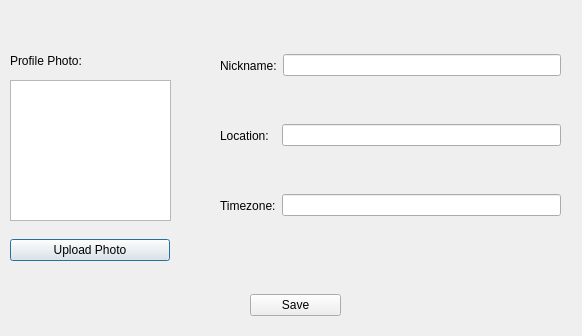
<?xml version="1.0" encoding="UTF-8"?>
<ui version="4.0">
 <class>UserProfileDialog</class>
 <widget class="QDialog" name="UserProfileDialog">
  <property name="geometry">
   <rect>
    <x>0</x>
    <y>0</y>
    <width>582</width>
    <height>336</height>
   </rect>
  </property>
  <property name="minimumSize">
   <size>
    <width>582</width>
    <height>336</height>
   </size>
  </property>
  <property name="maximumSize">
   <size>
    <width>582</width>
    <height>336</height>
   </size>
  </property>
  <property name="windowTitle">
   <string>Dialog</string>
  </property>
  <widget class="QWidget" name="horizontalLayoutWidget_2">
   <property name="geometry">
    <rect>
     <x>220</x>
     <y>190</y>
     <width>341</width>
     <height>31</height>
    </rect>
   </property>
   <layout class="QHBoxLayout" name="horizontalLayout_2">
    <item>
     <widget class="QLabel" name="timezoneLabel">
      <property name="text">
       <string>Timezone:</string>
      </property>
     </widget>
    </item>
    <item>
     <widget class="QLineEdit" name="timezoneEdit"/>
    </item>
   </layout>
  </widget>
  <widget class="QWidget" name="verticalLayoutWidget">
   <property name="geometry">
    <rect>
     <x>10</x>
     <y>80</y>
     <width>161</width>
     <height>141</height>
    </rect>
   </property>
   <layout class="QVBoxLayout" name="verticalLayout">
    <item>
     <widget class="QGraphicsView" name="photoDisplay"/>
    </item>
   </layout>
  </widget>
  <widget class="QWidget" name="horizontalLayoutWidget">
   <property name="geometry">
    <rect>
     <x>220</x>
     <y>50</y>
     <width>341</width>
     <height>31</height>
    </rect>
   </property>
   <layout class="QHBoxLayout" name="horizontalLayout">
    <item>
     <widget class="QLabel" name="nicknameLable">
      <property name="text">
       <string>Nickname:</string>
      </property>
     </widget>
    </item>
    <item>
     <widget class="QLineEdit" name="nicknameEdit"/>
    </item>
   </layout>
  </widget>
  <widget class="QWidget" name="horizontalLayoutWidget_3">
   <property name="geometry">
    <rect>
     <x>220</x>
     <y>120</y>
     <width>341</width>
     <height>31</height>
    </rect>
   </property>
   <layout class="QHBoxLayout" name="horizontalLayout_3">
    <item>
     <widget class="QLabel" name="locationLabel">
      <property name="text">
       <string>Location:  </string>
      </property>
     </widget>
    </item>
    <item>
     <widget class="QLineEdit" name="locationEdit"/>
    </item>
   </layout>
  </widget>
  <widget class="QWidget" name="horizontalLayoutWidget_4">
   <property name="geometry">
    <rect>
     <x>10</x>
     <y>50</y>
     <width>160</width>
     <height>21</height>
    </rect>
   </property>
   <layout class="QHBoxLayout" name="horizontalLayout_4">
    <item>
     <widget class="QLabel" name="profilePhotoLabel">
      <property name="text">
       <string>Profile Photo:</string>
      </property>
     </widget>
    </item>
   </layout>
  </widget>
  <widget class="QWidget" name="verticalLayoutWidget_2">
   <property name="geometry">
    <rect>
     <x>10</x>
     <y>230</y>
     <width>160</width>
     <height>41</height>
    </rect>
   </property>
   <layout class="QVBoxLayout" name="verticalLayout_2">
    <item>
     <widget class="QPushButton" name="uploadPhotoButton">
      <property name="text">
       <string>Upload Photo</string>
      </property>
     </widget>
    </item>
   </layout>
  </widget>
  <widget class="QWidget" name="horizontalLayoutWidget_5">
   <property name="geometry">
    <rect>
     <x>250</x>
     <y>280</y>
     <width>91</width>
     <height>51</height>
    </rect>
   </property>
   <layout class="QHBoxLayout" name="horizontalLayout_5">
    <item>
     <widget class="QPushButton" name="saveButton">
      <property name="text">
       <string>Save</string>
      </property>
     </widget>
    </item>
   </layout>
  </widget>
 </widget>
 <resources/>
 <connections/>
</ui>
